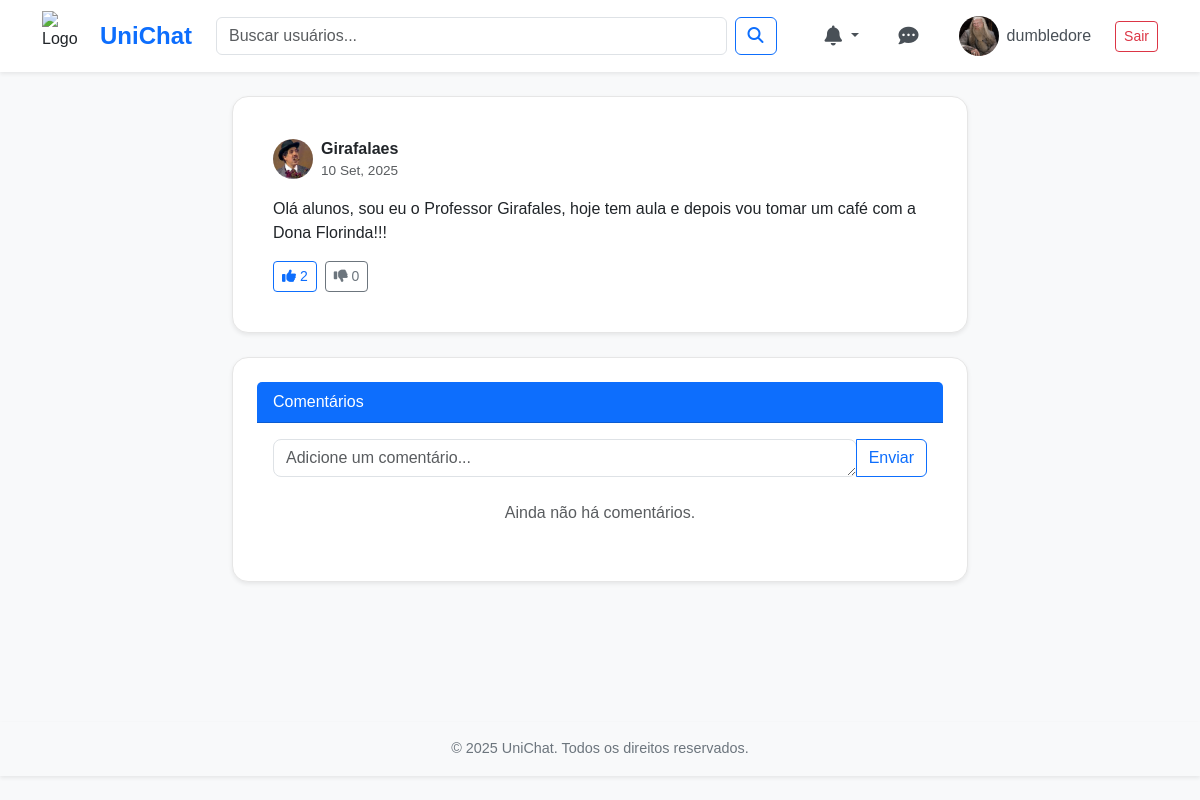
Screenshot of /posts/7/ (signed in) with the database file from the repository.
### users/models.py (models this page shows)
class Profile(models.Model):
    user = models.OneToOneField('auth.User', on_delete=models.CASCADE)
    bio = models.TextField(blank=True)
    avatar = models.ImageField(upload_to='avatars/', blank=True, null=True)
    date_of_birth = models.DateField(null=True, blank=True)
    location = models.CharField(max_length=100, blank=True)
    website = models.URLField(max_length=200, blank=True)
    course = models.ManyToManyField(Course, related_name='students', blank=True)
    following = models.ManyToManyField(User, related_name='followers', symmetrical=False,
blank=True)
    is_teacher = models.BooleanField(default=False)

### posts/models.py (models this page shows, shortened)
class Post(models.Model):
    author = models.ForeignKey(User, on_delete=models.CASCADE)
    content = models.TextField()
    image = models.ImageField(upload_to='posts/', blank=True, null=True)
    created_at = models.DateTimeField(auto_now_add=True)
    @property
    def likes_count(self):
        return self.votes.filter(vote_type='like').count()
    @property
    def dislikes_count(self):
        return self.votes.filter(vote_type='dislike').count()

### posts/views.py (the view)
# urls.py: path('<int:post_id>/', views.post_detail, name='post_detail'),
def post_detail(request, post_id):
    post = get_object_or_404(Post, id=post_id)
    context = {
        'post': post,
    }
    return render(request, 'posts/post_detail.html', context)

### posts/templates/posts/post_detail.html (shortened to what this page needs)
{% extends 'base.html' %}
{% load static %}
{% block content %}
<div class="row justify-content-center">
    <div class="col-lg-8">
        <div class="card shadow-sm mb-4">
            <div class="card-body">
                <div class="d-flex align-items-center mb-3">
                    <img src="{% if post.author.profile.avatar %}{{ post.author.profile.avatar.url }}{% else %}{% static 'img/default_profile.png' %}{% endif %}" alt="Foto de Perfil" width="40" height="40" class="rounded-circle me-2">
                    <div>
                        <a href="{% url 'profile' username=post.author.username %}" class="fw-bold text-dark text-decoration-none">{{ post.author.username }}</a>
                        <span class="text-muted d-block" style="font-size: 0.85em;">{{ post.created_at|date:"d M, Y" }}</span>
                    </div>
                </div>
                <p class="card-text">{{ post.content }}</p>
                <div class="d-flex align-items-center">
                    <button class="btn btn-sm btn-outline-primary me-2" onclick="votePost({{ post.id }}, 'like')">
                        <i class="fas fa-thumbs-up"></i> <span id="likes-count-{{ post.id }}">{{ post.likes_count }}</span>
                    </button>
                    <button class="btn btn-sm btn-outline-secondary" onclick="votePost({{ post.id }}, 'dislike')">
                        <i class="fas fa-thumbs-down"></i> <span id="dislikes-count-{{ post.id }}">{{ post.dislikes_count }}</span>
                    </button>
                </div>
            </div>
        </div>
        <div class="card shadow-sm">
            <div class="card-header bg-primary text-white">
                Comentários
            </div>
            <div class="card-body">
                <form action="{% url 'posts:add_comment_to_post' post_id=post.id %}" method="post" class="mb-4">
                    <div class="input-group">
                        <textarea name="text" class="form-control" placeholder="Adicione um comentário..." rows="1" required></textarea>
                        <button class="btn btn-outline-primary" type="submit">Enviar</button>
                    </div>
                </form>
                <ul class="list-unstyled">
                    {% for comment in post.comment_set.all %}
                    <li class="mb-3 border-bottom pb-2">
                        <div class="d-flex align-items-start">
                            <img src="{% if comment.author.profile.avatar %}{{ comment.author.profile.avatar.url }}{% else %}{% static 'img/default_profile.png' %}{% endif %}" alt="Avatar" width="30" height="30" class="rounded-circle me-2">
                            <div>
                                <strong class="text-dark">{{ comment.author.username }}</strong>
                                <small class="text-muted d-block">{{ comment.created_at|date:"d M, Y H:i" }}</small>
                                <p class="mb-1">{{ comment.text }}</p>
                            </div>
                        </div>
                        {% if comment.reply_set.all %}
                        <div class="ms-4 mt-2">
                            {% for reply in comment.reply_set.all %}
                            <div class="d-flex align-items-start mb-2">
                                <img src="{% if reply.author.profile.avatar %}{{ reply.author.profile.avatar.url }}{% else %}{% static 'img/default_profile.png' %}{% endif %}" alt="Avatar" width="25" height="25" class="rounded-circle me-2">
                                <div>
                                    <strong class="text-dark">{{ reply.author.username }}</strong>
                                    <small class="text-muted d-block">{{ reply.created_at|date:"d M, Y H:i" }}</small>
                                    <p class="mb-0">{{ reply.text }}</p>
                                </div>
                            </div>
                            {% endfor %}
                        </div>
                        {% endif %}
                    </li>
                    {% empty %}
                    <p class="text-center text-muted">Ainda não há comentários.</p>
                    {% endfor %}
                </ul>
            </div>
        </div>
    </div>
</div>
{% endblock %}

### templates/base.html (shortened to what this page needs)
<!DOCTYPE html>
<html lang="pt-br">
<head>
{% load static %}
<link href="https://cdn.jsdelivr.net/npm/bootstrap@5.3.8/dist/css/bootstrap.min.css" rel="stylesheet">
<link rel="stylesheet" href="{% static 'staticfiles\admin\css\base.css' %}">
<link rel="stylesheet" href="https://cdnjs.cloudflare.com/ajax/libs/font-awesome/6.4.0/css/all.min.css">
</head>
<body class="d-flex flex-column min-vh-100">
    <header class="header-principal bg-white shadow-sm">
        <nav class="d-flex align-items-center justify-content-between container py-2">
            <a href="{% url 'home' %}" class="d-flex align-items-center text-decoration-none text-dark">
                <img src="{% static 'img/logo.png' %}" alt="Logo" width="50" height="50" class="me-2">
                <span class="fs-4 fw-bold text-primary">UniChat</span>
            </a>
            <div class="flex-fill mx-4" style="position: relative;">
                <div class="d-flex align-items-center" style="max-width: 800px;">
                    <input type="text" id="search-input" name="q" class="form-control me-2" placeholder="Buscar usuários..." aria-label="Busca usuários">
                    <button type="submit" id="search-button" class="btn btn-outline-primary"><i class="fas fa-search"></i></button>
                </div>
            </div>
            <ul class="nav align-items-center gap-2 mb-0">
                {% if user.is_authenticated %}
                <li class="nav-item">
                    <li class="nav-item dropdown">
    <a class="nav-link position-relative dropdown-toggle" href="#" id="notificationsDropdown" role="button" data-bs-toggle="dropdown" aria-expanded="false">
        <i class="fas fa-bell fa-lg"></i>
    </a>
</li>
                </li>
                <li class="nav-item">
                    <a href="#" class="nav-link position-relative"><i class="fas fa-comment-dots fa-lg"></i></a>
                </li>
                <li class="nav-item d-flex align-items-center gap-2">
                    <a class="nav-link d-flex align-items-center gap-2" href="{% url 'profile' username=user.username %}">
                        <img src="{% if user.profile.avatar %}{{ user.profile.avatar.url }}{% else %}{% static 'img/default_profile.png' %}{% endif %}" alt="Foto de Perfil" width="40" height="40" class="rounded-circle">
                        <span>{{ user.username }}</span>
                    </a>
                </li>
                <li class="nav-item">
                    <form action="{% url 'logout' %}" method="post" class="m-0">
                        <button type="submit" class="btn btn-outline-danger btn-sm">Sair</button>
                    </form>
                </li>
                {% endif %}
            </ul>
        </nav>
    </header>
    <main class="container my-4 flex-fill">
        {% block content %}{% endblock %}
    </main>
    <footer class="text-center py-3 bg-light shadow-sm mt-auto">
        <p class="mb-0">&copy; 2025 UniChat. Todos os direitos reservados.</p>
    </footer>
</body>
</html>

### static/css/base.css (style rules this page uses)
body { background-color: #f8f9fa; font-family: 'Arial', sans-serif; color: #212529; }
.header-principal { background-color: #fff; box-shadow: 0 2px 6px rgba(0,0,0,0.05); position: sticky; top: 0; z-index: 1000; }
.nav-link { color: #495057; font-weight: 500; }
.btn-outline-primary { color: #0d6efd; border-color: #0d6efd; }
.input-group .form-control { border-radius: 0 0.375rem 0.375rem 0; }
footer { font-size: 0.9rem; color: #6c757d; }
.card { border-radius: 16px; background: #ffffff; border: 1px solid #e6e6e6; padding: 1.5rem; }
form input, form select, form textarea { border-radius: 8px !important; }

### rows the page displays
Post: author.avatar (picture), author.username "Girafalaes", created_at "10 Set, 2025", content "Olá alunos, sou eu o Professor Girafales, hoje tem aula e depois vou tomar um café com a Dona Florinda!!!", likes_count "2", dislikes_count "0"

### other values shown
{{ user.username }} "dumbledore"
